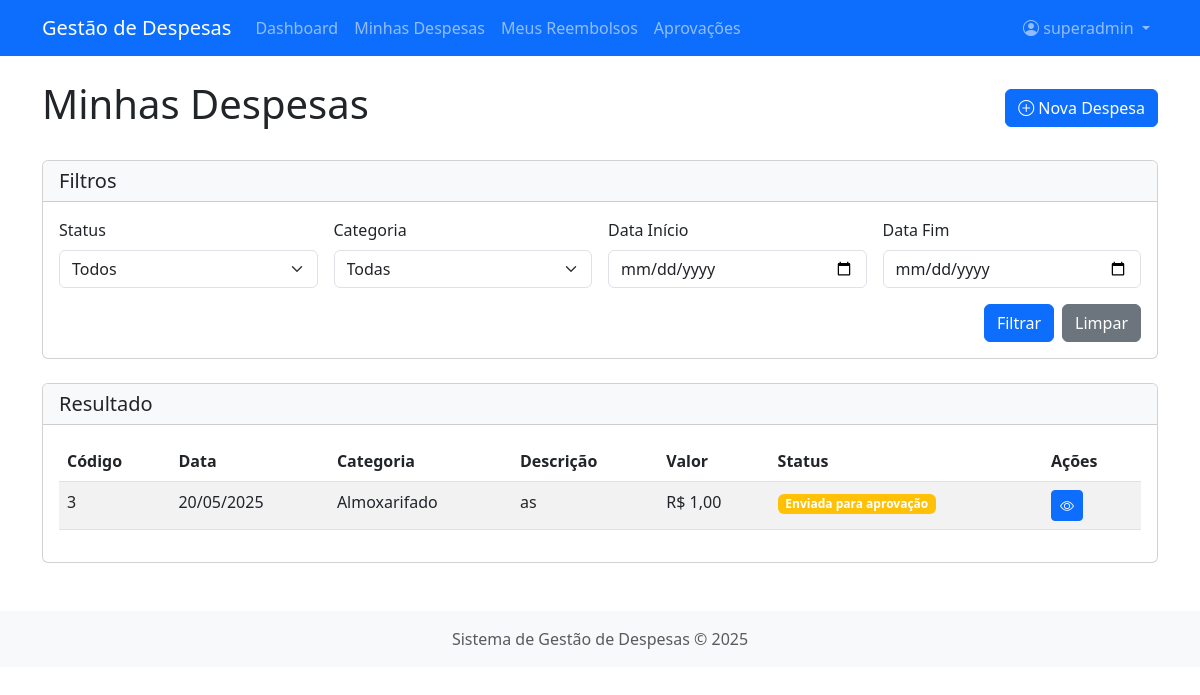
The page /despesas/ (signed in) on the database its author committed.
### despesas/models.py (models this page shows, shortened)
class Despesa(models.Model):
    STATUS_CHOICES = [
        ('RASCUNHO', 'Rascunho'),
        ('ENVIADA', 'Enviada para aprovação'),
        ('APROVADA', 'Aprovada'),
        ('NEGADA', 'Negada'),
        ('PAGA', 'Reembolso realizado'),
    ]
    funcionario = models.ForeignKey(Funcionario, on_delete=models.CASCADE, related_name='despesas')
    categoria = models.ForeignKey(CategoriasDespesa, on_delete=models.PROTECT, related_name='despesas')
    descricao = models.TextField()
    valor = models.DecimalField(max_digits=10, decimal_places=2, validators=[MinValueValidator(0.01)])
    data_despesa = models.DateField()
    comprovante = models.FileField(upload_to='comprovantes/', blank=True, null=True)
    data_criacao = models.DateTimeField(auto_now_add=True)
    data_atualizacao = models.DateTimeField(auto_now=True)
    status = models.CharField(max_length=20, choices=STATUS_CHOICES, default='RASCUNHO')
    codigo = models.UUIDField(default=uuid.uuid4, editable=False, unique=True)
    class Meta:
        verbose_name = 'Despesa'
        verbose_name_plural = 'Despesas'
        ordering = ['-data_criacao']

class CategoriasDespesa(models.Model):
    nome = models.CharField(max_length=100)
    descricao = models.TextField(blank=True, null=True)
    limite_valor = models.DecimalField(max_digits=10, decimal_places=2, blank=True, null=True)
    requer_aprovacao = models.BooleanField(default=True)
    class Meta:
        verbose_name = 'Categoria de Despesa'
        verbose_name_plural = 'Categorias de Despesas'

### despesas/views.py (the view)
# urls.py: path('despesas/', views.despesa_list, name='despesa_list'),
@login_required
def despesa_list(request):
    try:
        funcionario = request.user.funcionario
    except:
        messages.error(request, "Perfil de funcionário não encontrado. Por favor, complete seu cadastro.")
        return redirect('despesas:profile')
    despesas = Despesa.objects.filter(funcionario=funcionario).order_by('-data_criacao')
    status = request.GET.get('status')
    categoria = request.GET.get('categoria')
    data_inicio = request.GET.get('data_inicio')
    data_fim = request.GET.get('data_fim')
    if status:
        despesas = despesas.filter(status=status)
    if categoria:
        despesas = despesas.filter(categoria_id=categoria)
    if data_inicio:
        despesas = despesas.filter(data_despesa__gte=data_inicio)
    if data_fim:
        despesas = despesas.filter(data_despesa__lte=data_fim)
    paginator = Paginator(despesas, 10)
    page_number = request.GET.get('page')
    page_obj = paginator.get_page(page_number)
    categorias = CategoriasDespesa.objects.all()
    context = {
        'page_obj': page_obj,
        'categorias': categorias,
        'status_choices': Despesa.STATUS_CHOICES,
    }
    return render(request, 'despesas/despesa_list.html', context)

### despesas/models.py (called while the page is built)
    def is_gerente(self):
        return self.cargo == 'GERENTE'

    def is_financeiro(self):
        return self.cargo == 'FINANCEIRO'

### despesas/templates/despesas/despesa_list.html (shortened to what this page needs)
{% extends 'despesas/base.html' %}
{% block content %}
<div class="d-flex justify-content-between align-items-center mb-4">
    <h1>Minhas Despesas</h1>
    <a href="{% url 'despesas:despesa_create' %}" class="btn btn-primary">
        <i class="bi bi-plus-circle"></i> Nova Despesa
    </a>
</div>
<div class="card mb-4">
    <div class="card-header bg-light">
        <h5 class="card-title mb-0">Filtros</h5>
    </div>
    <div class="card-body">
        <form method="get" class="row g-3">
            <div class="col-md-3">
                <label for="status" class="form-label">Status</label>
                <select name="status" id="status" class="form-select">
                    <option value="">Todos</option>
                </select>
            </div>
            <div class="col-md-3">
                <label for="categoria" class="form-label">Categoria</label>
                <select name="categoria" id="categoria" class="form-select">
                    <option value="">Todas</option>
                </select>
            </div>
            <div class="col-md-3">
                <label for="data_inicio" class="form-label">Data Início</label>
                <input type="date" name="data_inicio" id="data_inicio" class="form-control"
                       value="{{ request.GET.data_inicio|default:'' }}">
            </div>
            <div class="col-md-3">
                <label for="data_fim" class="form-label">Data Fim</label>
                <input type="date" name="data_fim" id="data_fim" class="form-control"
                       value="{{ request.GET.data_fim|default:'' }}">
            </div>
            <div class="col-12 d-flex justify-content-end">
                <button type="submit" class="btn btn-primary me-2">Filtrar</button>
                <a href="{% url 'despesas:despesa_list' %}" class="btn btn-secondary">Limpar</a>
            </div>
        </form>
    </div>
</div>
<div class="card">
    <div class="card-header bg-light">
        <h5 class="card-title mb-0">Resultado</h5>
    </div>
    <div class="card-body">
        {% if page_obj %}
        <div class="table-responsive">
            <table class="table table-striped table-hover">
                <thead>
                    <tr>
                        <th>Código</th>
                        <th>Data</th>
                        <th>Categoria</th>
                        <th>Descrição</th>
                        <th>Valor</th>
                        <th>Status</th>
                        <th>Ações</th>
                    </tr>
                </thead>
                <tbody>
                    {% for despesa in page_obj %}
                    <tr>
                        <td>{{ despesa.id }}</td>
                        <td>{{ despesa.data_despesa|date:"d/m/Y" }}</td>
                        <td>{{ despesa.categoria.nome }}</td>
                        <td>{{ despesa.descricao|truncatechars:30 }}</td>
                        <td>R$ {{ despesa.valor|floatformat:2 }}</td>
                        <td>
                            <span class="badge
                                {% if despesa.status == 'RASCUNHO' %}bg-secondary
                                {% elif despesa.status == 'ENVIADA' %}bg-warning
                                {% elif despesa.status == 'APROVADA' %}bg-success
                                {% elif despesa.status == 'NEGADA' %}bg-danger
                                {% elif despesa.status == 'PAGA' %}bg-info{% endif %}">
                                {{ despesa.get_status_display }}
                            </span>
                        </td>
                        <td>
                            <div class="btn-group btn-group-sm" role="group">
                                <a href="{% url 'despesas:despesa_detail' despesa.codigo %}" class="btn btn-primary" title="Visualizar">
                                    <i class="bi bi-eye"></i>
                                </a>
                            </div>
                        </td>
                    </tr>
                    {% endfor %}
                </tbody>
            </table>
        </div>
        {% else %}
        <div class="text-center py-4">
            <p class="text-muted">Nenhuma despesa encontrada.</p>
            <a href="{% url 'despesas:despesa_create' %}" class="btn btn-primary mt-2">Registrar Nova Despesa</a>
        </div>
        {% endif %}
    </div>
</div>
{% endblock %}

### despesas/templates/despesas/base.html (shortened to what this page needs)
<!DOCTYPE html>
<html lang="pt-br">
<head>
    <link href="https://cdn.jsdelivr.net/npm/bootstrap@5.3.0-alpha1/dist/css/bootstrap.min.css" rel="stylesheet">
    <link rel="stylesheet" href="https://cdn.jsdelivr.net/npm/bootstrap-icons@1.10.3/font/bootstrap-icons.css">
</head>
<body>
    <nav class="navbar navbar-expand-lg navbar-dark bg-primary">
        <div class="container">
            <a class="navbar-brand" href="{% url 'despesas:home' %}">Gestão de Despesas</a>
            <div class="collapse navbar-collapse" id="navbarNav">
                <ul class="navbar-nav me-auto">
                    {% if user.is_authenticated %}
                        <li class="nav-item">
                            <a class="nav-link" href="{% url 'despesas:dashboard' %}">Dashboard</a>
                        </li>
                        <li class="nav-item">
                            <a class="nav-link" href="{% url 'despesas:despesa_list' %}">Minhas Despesas</a>
                        </li>
                        <li class="nav-item">
                            <a class="nav-link" href="{% url 'despesas:reembolso_list' %}">Meus Reembolsos</a>
                        </li>
                        {% if user.funcionario.is_gerente %}
                        <li class="nav-item">
                            <a class="nav-link" href="{% url 'despesas:aprovacao_list' %}">Aprovações</a>
                        </li>
                        {% endif %}
                    {% endif %}
                </ul>
                <ul class="navbar-nav">
                    {% if user.is_authenticated %}
                        <li class="nav-item dropdown">
                            <a class="nav-link dropdown-toggle" href="#" role="button" data-bs-toggle="dropdown">
                                <i class="bi bi-person-circle"></i> {{ user.get_full_name|default:user.username }}
                            </a>
                        </li>
                    {% endif %}
                </ul>
            </div>
        </div>
    </nav>
    <main class="container my-4">
        {% block content %}{% endblock %}
    </main>
    <footer class="bg-light text-center text-muted py-3 mt-5">
        <div class="container">
            <p class="mb-0">Sistema de Gestão de Despesas © {% now "Y" %}</p>
        </div>
    </footer>
</body>
</html>

### rows shown on the page
Despesa: id "3", data_despesa "20/05/2025", categoria.nome "Almoxarifado", descricao "as", valor "1,00", status "Enviada para aprovação"

### other values the page prints
{{ user.get_full_name|default:user.username }} "superadmin"
